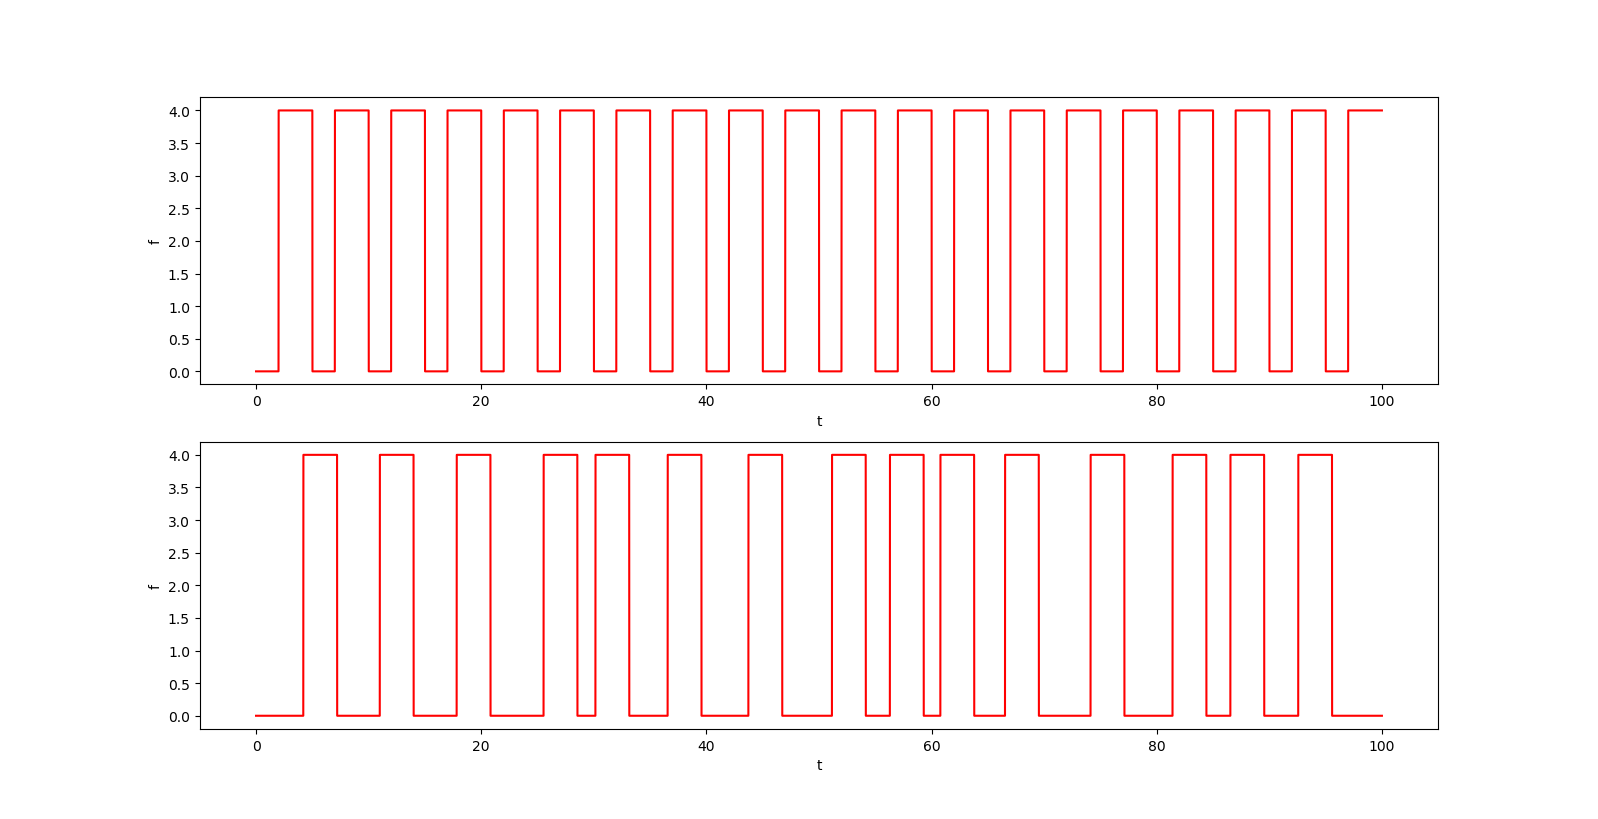

Here is the Python script that generated this plot:

from numpy import array, arange
import matplotlib.pyplot as plt
import random

amplituda = float(input())
dlitelnost = float(input())
start = float(input())
if dlitelnost>10:
    print ("oshibka")
    exit()

t = arange(0, 100, 1.0/256)
f = array([0 for i in t])
i = 0;
impuls = start;
while i<len(t):
    if t[i] >= impuls and t[i] <= impuls+dlitelnost:
        f[i] = amplituda
    elif t[i] > impuls+dlitelnost:
        impuls += dlitelnost+start;
    i+=1;

plt.subplot(2,1,1)
plt.plot(t, f, 'r')
plt.xlabel('t')
plt.ylabel('f')
plt.hold(True)

t = arange(0, 100, 1.0/256)
f = array([0 for i in t])
i = 0;
impuls = random.uniform(1,5)
while i<len(t):
    if t[i] >= impuls and t[i] <= impuls+dlitelnost:
        f[i] = amplituda
    elif t[i] > impuls+dlitelnost:
        impuls += dlitelnost+random.uniform(1,5)
    i+=1;

plt.subplot(2,1,2)
plt.plot(t, f, 'r')
plt.xlabel('t')
plt.ylabel('f')
plt.hold(True)

plt.show()
